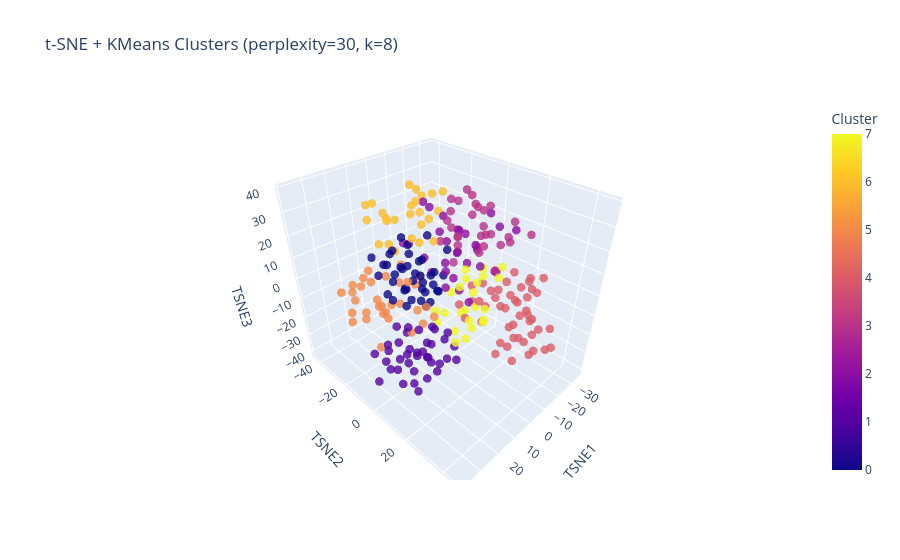

Source (notebook cell):
### Code cell
visualize_tsne_clusters("logic/results/embeddings.csv", perplexity=30, n_clusters=8)

### Figure 1 — Plotly figure (JSON) as saved in the notebook; plotly's stock layout.template omitted (floating-point values rounded to 4 significant figures; data arrays with more than 128 entries replaced by an {"elided": "..."} marker saying what was removed)
{"data": [{"customdata": {"elided": "264x1 str values"}, "hovertemplate": "TSNE1=%{x}<br>TSNE2=%{y}<br>TSNE3=%{z}<br>text=%{customdata[0]}<br>Cluster=%{marker.color}<extra></extra>", "legendgroup": "", "marker": {"color": {"elided": "264 int values"}, "coloraxis": "coloraxis", "opacity": 0.8, "size": 5, "symbol": "circle"}, "mode": "markers", "name": "", "scene": "scene", "showlegend": false, "type": "scatter3d", "x": {"elided": "264 float values"}, "y": {"elided": "264 float values"}, "z": {"elided": "264 float values"}}], "layout": {"coloraxis": {"colorbar": {"title": {"text": "Cluster"}}, "colorscale": [[0, "#0d0887"], [0.1111, "#46039f"], [0.2222, "#7201a8"], [0.3333, "#9c179e"], [0.4444, "#bd3786"], [0.5556, "#d8576b"], [0.6667, "#ed7953"], [0.7778, "#fb9f3a"], [0.8889, "#fdca26"], [1, "#f0f921"]]}, "legend": {"tracegroupgap": 0}, "scene": {"domain": {"x": [0, 1], "y": [0, 1]}, "xaxis": {"title": {"text": "TSNE1"}}, "yaxis": {"title": {"text": "TSNE2"}}, "zaxis": {"title": {"text": "TSNE3"}}}, "title": {"text": "t-SNE + KMeans Clusters (perplexity=30, k=8)"}}}
